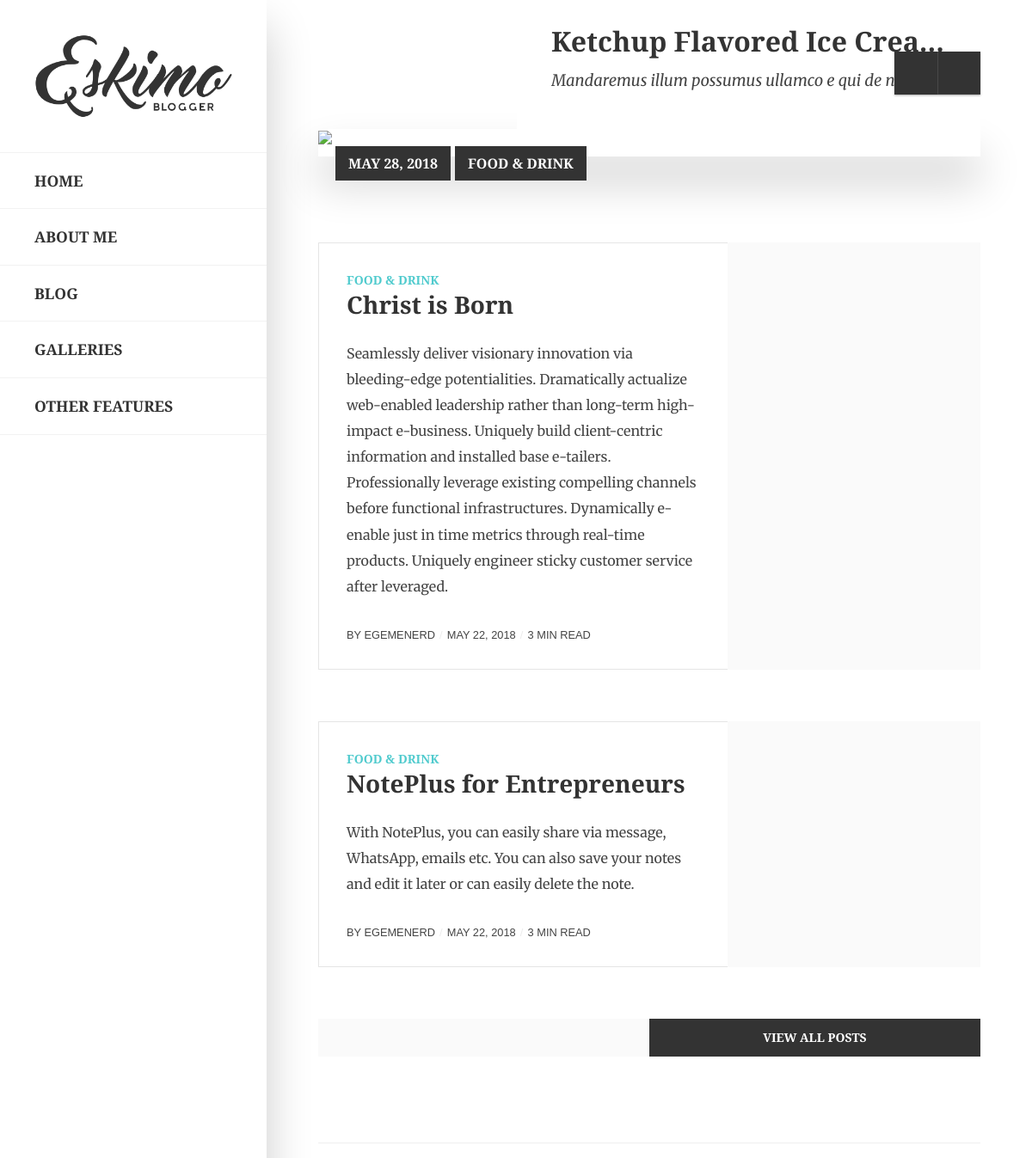
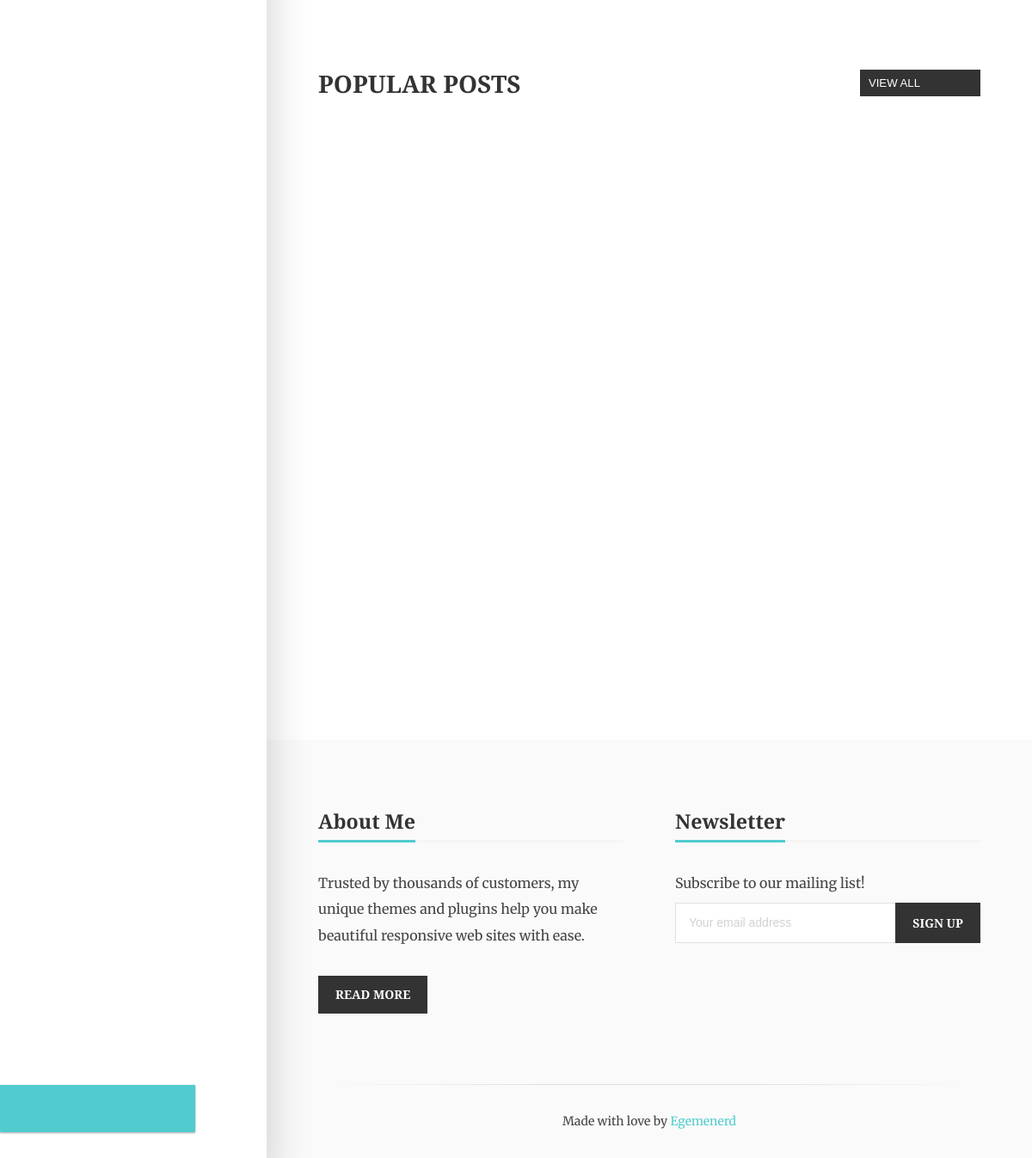
The page / on the database its author committed (2 pictures, top to bottom).
### cbvapp/models.py (models this page shows, shortened)
class Note(models.Model):
    posted_by = models.ForeignKey(User, on_delete=models.SET_NULL, null=True)
    Note_Priority =  models.ForeignKey(Priority, on_delete=models.SET_NULL, null=True)
    Note_Color = models.ForeignKey(Colors, on_delete=models.SET_NULL, null=True)
    Note_Title = models.CharField(max_length=200, null=False, blank=False)
    Description = models.TextField(null=False, blank=False)
    Note_Count = models.IntegerField(default=0)
    Reminder_Date = models.DateTimeField()
    Pinned_Note=models.BooleanField(default=False )
    Favourite_Note=models.BooleanField(default=False )
    post_status=models.BooleanField(default=False )
    created = models.DateTimeField(auto_now_add=True)
    updated = models.DateTimeField(auto_now=True)
    class Meta:
        ordering =[ '-created']

### cbvapp/views.py (the view)
# urls.py: path('', views.IndexView.as_view(), name='index'),
class IndexView(generic.ListView):
    template_name = "cbv/index.html"
    context_object_name = "notes"
    def get_queryset(self):
        return Note.objects.all()[:5]

### cbvapp/templates/cbv/index.html (shortened to what this page needs)
<!DOCTYPE html>
{% load static %}
<html lang="en-US">
<head>
    <link href="{% static 'css/bootstrap.min.css' %}" rel="stylesheet" type="text/css">
    <link href="{% static 'css/fontawesome.css' %}" rel="stylesheet" type="text/css">
    <link href="{% static 'css/slick.css' %}" rel="stylesheet" type="text/css">
    <link href="{% static 'css/style.css' %}" rel="stylesheet" type="text/css">
</head>
<body>
    <div id="eskimo-site-wrapper">
        <main id="eskimo-main-container">
            <div class="container">
                <div id="eskimo-sidebar">
                    <div id="eskimo-sidebar-wrapper" class="d-flex align-items-start flex-column h-100 w-100">
                        <div id="eskimo-logo-cell" class="w-100">
                            <a class="eskimo-logo-link" href="index.html">
                                <img src="{% static 'images/logo.png' %}" class="eskimo-logo" alt="eskimo" />
                            </a>
                        </div>
                        <div id="eskimo-sidebar-cell" class="w-100">
                            <nav id="eskimo-main-menu" class="menu-main-menu-container">
                                <ul class="eskimo-menu-ul">
                                    <li><a href="#">Home</a>
                                    </li>
                                    <li><a href="#">About Me</a>
                                    </li>
                                    <li><a href="#">Blog</a>
                                    </li>
                                    <li><a href="galleries.html">Galleries</a></li>
                                    <li><a href="other-features.html">Other Features</a></li>
                                </ul>
                            </nav>
                        </div>
                        <div id="eskimo-social-cell" class="mt-auto w-100">
                            <div id="eskimo-social-inner">
                                <ul class="eskimo-social-icons">
                                    <li><a href="#"><i class="fa fa-facebook-f"></i></a></li>
                                    <li><a href="#"><i class="fa fa-twitter"></i></a></li>
                                    <li><a href="#"><i class="fa fa-google-plus"></i></a></li>
                                    <li><a href="#"><i class="fa fa-instagram"></i></a></li>
                                    <li><a href="#"><i class="fa fa-vimeo"></i></a></li>
                                </ul>
                            </div>
                        </div>
                    </div>
                </div>
                <ul class="eskimo-top-icons">
                    <li id="eskimo-panel-icon">
                        <a href="#eskimo-panel" class="eskimo-panel-open"><i class="fa fa-bars"></i></a>
                    </li>
                    <li id="eskimo-search-icon">
                        <a id="eskimo-open-search" href="#"><i class="fa fa-search"></i></a>
                    </li>
                </ul>
                <div class="eskimo-carousel-container eskimo-bg-loader">
                    <div id="eskimo-post-slider" class="eskimo-slider">
                        <div>
                            <a class="eskimo-slider-img" href="single-post.html"></a>
                            <ul class="eskimo-slider-image-meta eskimo-image-meta-post">
                                <li><a href="single-post.html"><span class="badge badge-default">May 28, 2018</span></a></li>
                                <li><a href="category.html"><span class="badge badge-default">Food &amp; Drink</span></a></li>
                            </ul>
                            <img src="{% static 'images/blog4-1-1200x600.jpg' %}" alt="Ketchup Flavored Ice Cream!" />
                            <div class="eskimo-slider-desc">
                                <div class="eskimo-slider-desc-inner">
                                    <h2 class="card-title">Ketchup Flavored Ice Cream!</h2>
                                    <p>Mandaremus illum possumus ullamco e qui de nisi enim anim. Si nulla si nisi, veniam litteris sed excepteur ne ut amet deserunt tempor nam expetendis de enim mandaremus. Ita ea minim esse cillum ut eram arbitror ullamco. Tamen ad expetendis ab ipsum proident</p>
                                </div>
                            </div>
                        </div>
                    </div>
                </div>
                {% for note in notes %}
                <div class="card card-horizontal">
                    <div class="card-body">
                        <div class="card-horizontal-left">
                            <div class="card-category">
                                <a href="category.html">Food &amp; Drink</a> </div>
                            <h3 class="card-title"><a href="single-post.html">{{ note.Note_Title }}</a></h3>
                            <div class="card-excerpt">
                                <p>{{ note.Description }}</p>
                            </div>
                            <div class="card-horizontal-meta">
                                <div class="eskimo-author-meta">
                                    By <a class="author-meta" href="author.html">Egemenerd</a>
                                </div>
                                <div class="eskimo-date-meta">
                                    <a href="single-post.html">May 22, 2018</a>
                                </div>
                                <div class="eskimo-reading-meta">3 min read</div>
                            </div>
                        </div>
                        <div class="card-horizontal-right" data-img="{% static 'images/blog18-1024x682.jpg' %}">
                            <a class="card-featured-img" href="single-post.html"></a>
                        </div>
                    </div>
                </div>
                {% endfor %}
                <div class="eskimo-view-more">
                    <a class="btn btn-default" href="blog.html">VIEW ALL POSTS</a>
                </div>
                <hr class="section-divider" />
                <div class="eskimo-widget-title">
                    <h3 class="eskimo-carousel-title"><span>POPULAR POSTS</span></h3>
                </div>
                <div class="eskimo-carousel-container">
                    <div class="eskimo-carousel-view-more">
                        <a href="blog.html">VIEW ALL</a>
                    </div>
                </div>
            </div>
        </main>
        <footer id="eskimo-footer">
            <div class="container">
                <div class="row eskimo-footer-wrapper">
                    <div class="col-12 col-lg-6 mb-4 mb-lg-0">
                        <h5 class="eskimo-title-with-border"><span>About Me</span></h5>
                        <p>Trusted by thousands of customers, my unique themes and plugins help you make beautiful responsive web sites with ease.</p>
                        <p><a href="about.html" class="btn btn-default">Read More</a></p>
                    </div>
                    <div class="col-12 col-lg-6">
                        <h5 class="eskimo-title-with-border"><span>Newsletter</span></h5>
                        <form method="post" action="http://eskimo.egemenerd.com/html/index.html">
                            <label>Subscribe to our mailing list!</label>
                            <div class="input-group">
                                <input type="email" class="form-control" name="EMAIL" placeholder="Your email address" required />
                                <div class="input-group-append">
                                    <input type="submit" value="Sign up"  class="btn btn-default" />
                                </div>
                            </div>
                        </form>
                    </div>
                </div>
                <div class="eskimo-footer-credits">
                    <p>
                        Made with love by <a href="https://themeforest.net/user/egemenerd" target="_blank">Egemenerd</a>
                    </p>
                </div>
            </div>
        </footer>
    </div>
</body>
</html>

### rows shown on the page
Note: Note_Title "Christ is Born", Description "Seamlessly deliver visionary innovation via bleeding-edge potentialities. Dramatically actualize web-enabled leadership rather than long-term high-impact e-business. Uniquely build client-centric information and installed base e-tailers. Professionally leverage existing compelling channels before functional infrastructures. Dynamically e-enable just in time metrics through real-time products. Uniquely engineer sticky customer service after leveraged."
Note: Note_Title "NotePlus for Entrepreneurs", Description "With NotePlus, you can easily share via message, WhatsApp, emails etc. You can also save your notes and edit it later or can easily delete the note."
